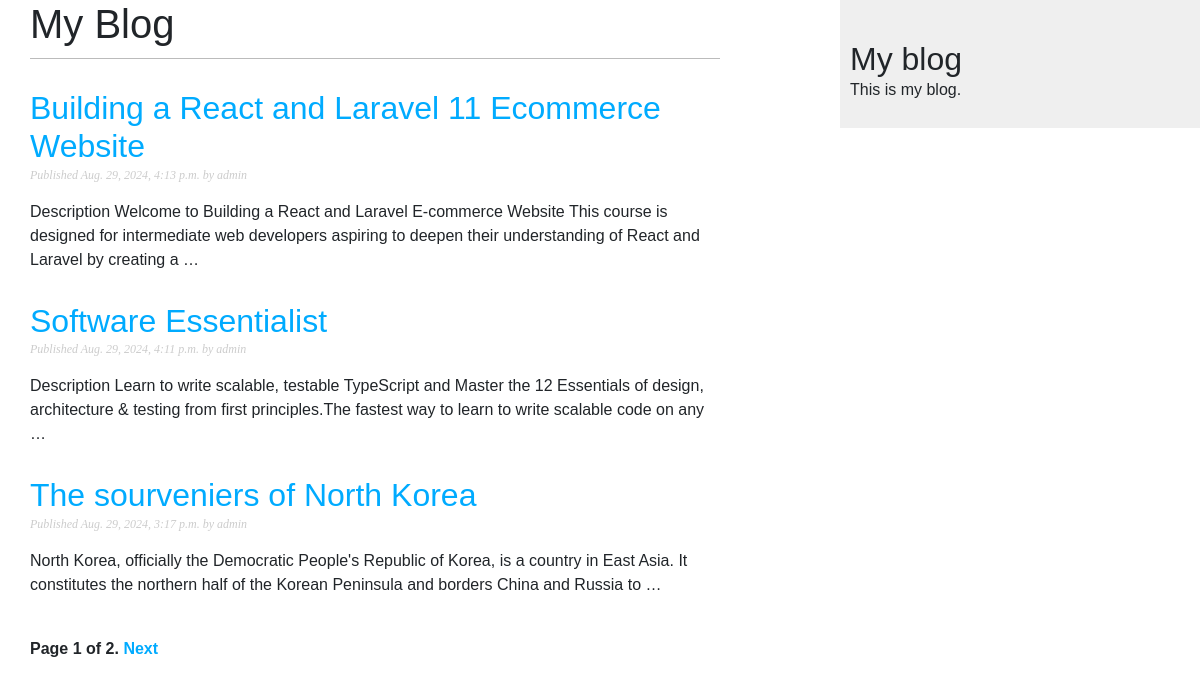
The page / on the database its author committed.
### blog/models.py (models this page shows, shortened)
class Post(models.Model):
    class Status(models.TextChoices):
        DRAFT = 'DF', 'Draft'
        PUBLISHED = 'PB', 'Published'
    title = models.CharField(max_length=250)
    slug = models.SlugField(max_length=250,unique_for_date='publish')
    author = models.ForeignKey(
        settings.AUTH_USER_MODEL,
        on_delete=models.CASCADE,
        related_name='blog_posts'
    )
    body = models.TextField()
    publish = models.DateTimeField(default=timezone.now)
    created = models.DateTimeField(auto_now_add=True)
    updated = models.DateTimeField(auto_now=True)
    status = models.CharField(
        max_length=2,
        choices=Status,
        default=Status.DRAFT
    )
    objects = models.Manager()  # The default manager.
    published = PublishedManager()  # Our custom manager.
    class Meta:
        ordering = ['-publish']
        indexes = [
            models.Index(fields=['-publish']),
        ]
    def get_absolute_url(self):
     return reverse(
     'blog:post_detail',
     args=[
         self.publish.year,
         self.publish.month,
         self.publish.day,
         self.slug
     ]
      )

### blog/views.py (the view)
# urls.py: path('', views.PostListView.as_view(), name='post_list'),
class PostListView(ListView):
   queryset = Post.published.all()
   context_object_name = 'posts'
   paginate_by = 3
   template_name = 'blog/post/list.html'

### blog/templates/blog/post/list.html (shortened to what this page needs)
{% extends "blog/base.html" %}
{% block content %}
 <h1>My Blog</h1>
 {% for post in posts %}
 <h2>
    <a href="{{ post.get_absolute_url }}">
 {{ post.title }}
 </a>
 </h2>
 <p class="date">
 Published {{ post.publish }} by {{ post.author }}
 </p>
 {{ post.body|truncatewords:30|linebreaks }}
 {% endfor %}
 {% include "pagination.html" with page=page_obj %}
{% endblock %}

### blog/static/css/blog.css (style rules this page uses)
body { margin:0; padding:0; font-family:helvetica, sans-serif; }
a { color:#00abff; text-decoration:none; }
h1 { font-weight:normal; border-bottom:1px solid #bbb; padding:0 0 10px 0; }
h2 { font-weight:normal; margin:30px 0 0; }
p.date { color:#ccc; font-family: georgia, serif; font-size: 12px; font-style: italic; }

### rows shown on the page
Post: title "Building a React and Laravel 11 Ecommerce Website", publish "Aug. 29, 2024, 4:13 p.m.", author "admin", body "Description Welcome to Building a React and Laravel E-commerce Website This course is designed for intermediate web developers aspiring to deepen their understanding of React and Laravel by creating a …"
Post: title "Software Essentialist", publish "Aug. 29, 2024, 4:11 p.m.", author "admin", body "Description Learn to write scalable, testable TypeScript and Master the 12 Essentials of design, architecture & testing from first principles.The fastest way to learn to write scalable code on any …"
Post: title "The sourveniers of North Korea", publish "Aug. 29, 2024, 3:17 p.m.", author "admin", body "North Korea, officially the Democratic People's Republic of Korea, is a country in East Asia. It constitutes the northern half of the Korean Peninsula and borders China and Russia to …"

### other values the page prints
{{ page.number }} "1"
{{ page.paginator.num_pages }} "2"
